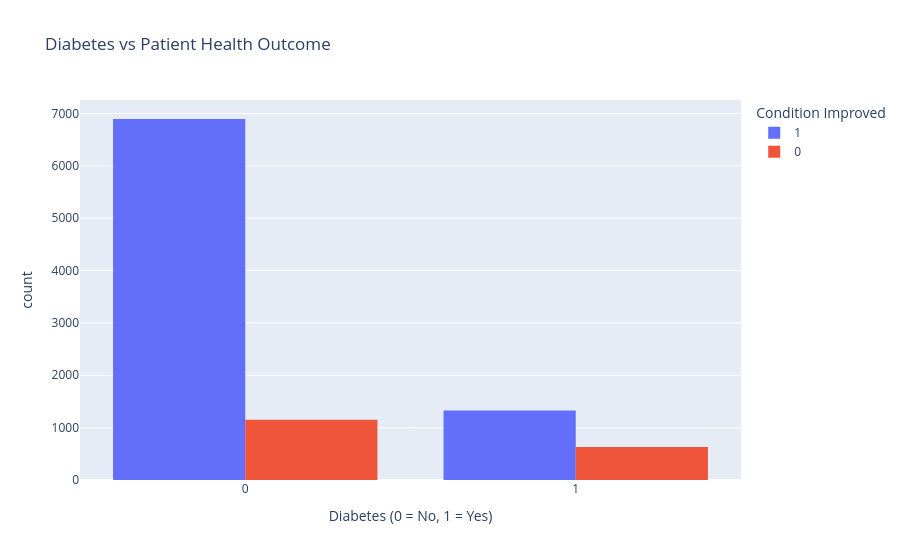

The cell this chart's notebook holds for it:
### Code cell
fig = px.histogram(
    df,
    x="Diabetes",
    color="Condition_Improved",
    barmode="group",
    title="Diabetes vs Patient Health Outcome",
    labels={
        "Diabetes": "Diabetes (0 = No, 1 = Yes)",
        "Condition_Improved": "Condition Improved"
    }
)

fig.show()

### Figure 1 — Plotly figure (JSON) as saved in the notebook; plotly's stock layout.template omitted (floating-point values rounded to 4 significant figures; data arrays with more than 128 entries replaced by an {"elided": "..."} marker saying what was removed)
{"data": [{"alignmentgroup": "True", "bingroup": "x", "hovertemplate": "Condition Improved=1<br>Diabetes (0 = No, 1 = Yes)=%{x}<br>count=%{y}<extra></extra>", "legendgroup": "1", "marker": {"color": "#636efa", "pattern": {"shape": ""}}, "name": "1", "offsetgroup": "1", "orientation": "v", "showlegend": true, "type": "histogram", "x": {"elided": "8220 int values"}, "xaxis": "x", "yaxis": "y"}, {"alignmentgroup": "True", "bingroup": "x", "hovertemplate": "Condition Improved=0<br>Diabetes (0 = No, 1 = Yes)=%{x}<br>count=%{y}<extra></extra>", "legendgroup": "0", "marker": {"color": "#EF553B", "pattern": {"shape": ""}}, "name": "0", "offsetgroup": "0", "orientation": "v", "showlegend": true, "type": "histogram", "x": {"elided": "1780 int values"}, "xaxis": "x", "yaxis": "y"}], "layout": {"barmode": "group", "legend": {"title": {"text": "Condition Improved"}, "tracegroupgap": 0}, "title": {"text": "Diabetes vs Patient Health Outcome"}, "xaxis": {"anchor": "y", "domain": [0, 1], "title": {"text": "Diabetes (0 = No, 1 = Yes)"}}, "yaxis": {"anchor": "x", "domain": [0, 1], "title": {"text": "count"}}}}
